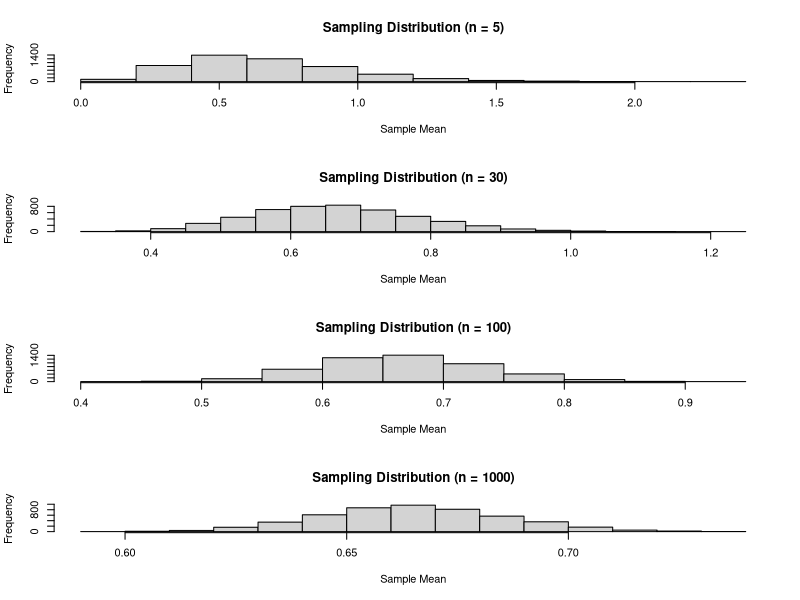

This figure's R source:
set.seed(123)  
# Sets the random seed so results are the same every time you run the code.

# Population: skewed exponential distribution
population <- rexp(100000, rate = 1.5)
#binomial distribution
#population <- rbinom(n=100000,size=500, p = 0.1)
#poison
#population <- rpois(n=100000,lambda=1)
# Creates a large population drawn from an exponential distribution (highly skewed).
# This helps show how the CLT works even when the population is not normal.
#population <- rlogis(10000,0,1)
# Function to compute many sample means for a given sample size n
get_means <- function(n) {
  replicate(5000, mean(sample(population, n, replace = TRUE)))
  # replicate(): repeats the sampling procedure 5000 times
  # sample(): draws a sample of size n from the population
  # mean(): computes the sample mean
}

# Sample sizes to illustrate the CLT
means_5   <- get_means(5)     # Many sample means for n = 5
means_30  <- get_means(30)    # Many sample means for n = 30
means_100 <- get_means(100)   # Many sample means for n = 100
means_1000 <- get_means(1000) 
# Plot the histograms
par(mfrow = c(4,1))  
# Makes a 3-row plotting layout so histograms appear one above the other.

hist(means_5,  main = "Sampling Distribution (n = 5)", 
     xlab = "Sample Mean")
# Histogram shows sampling distribution for n = 5 — still skewed.

hist(means_30, main = "Sampling Distribution (n = 30)", 
     xlab = "Sample Mean")
# For n = 30, the distribution looks more bell-shaped.

hist(means_100, main = "Sampling Distribution (n = 100)", 
     xlab = "Sample Mean")
# For n = 100, the distribution is very close to normal — the CLT in action!
hist(means_1000, main = "Sampling Distribution (n = 1000)", 
     xlab = "Sample Mean")


##task: what if we compute median rather than mean? will CLT hold? For which distributions?